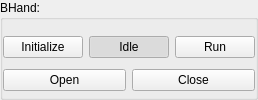
    <widget class="QGroupBox" name="bhand_groupbox">
     <property name="title">
      <string>BHand:</string>
     </property>
     <layout class="QVBoxLayout" name="verticalLayout">
      <property name="leftMargin">
       <number>0</number>
      </property>
      <property name="rightMargin">
       <number>0</number>
      </property>
      <property name="bottomMargin">
       <number>0</number>
      </property>
      <item>
       <layout class="QHBoxLayout" name="horizontalLayout_17">
        <item>
         <widget class="QPushButton" name="button_initialize_hand">
          <property name="minimumSize">
           <size>
            <width>80</width>
            <height>0</height>
           </size>
          </property>
          <property name="text">
           <string>Initialize</string>
          </property>
         </widget>
        </item>
        <item>
         <widget class="QPushButton" name="button_idle_hand">
          <property name="minimumSize">
           <size>
            <width>80</width>
            <height>0</height>
           </size>
          </property>
          <property name="text">
           <string>Idle</string>
          </property>
          <property name="checkable">
           <bool>true</bool>
          </property>
          <property name="checked">
           <bool>true</bool>
          </property>
         </widget>
        </item>
        <item>
         <widget class="QPushButton" name="button_run_hand">
          <property name="minimumSize">
           <size>
            <width>80</width>
            <height>0</height>
           </size>
          </property>
          <property name="text">
           <string>Run</string>
          </property>
          <property name="checkable">
           <bool>true</bool>
          </property>
         </widget>
        </item>
       </layout>
      </item>
      <item>
       <layout class="QHBoxLayout" name="horizontalLayout_18">
        <item>
         <widget class="QPushButton" name="button_open_hand">
          <property name="minimumSize">
           <size>
            <width>80</width>
            <height>0</height>
           </size>
          </property>
          <property name="text">
           <string>Open</string>
          </property>
         </widget>
        </item>
        <item>
         <widget class="QPushButton" name="button_close_hand">
          <property name="minimumSize">
           <size>
            <width>80</width>
            <height>0</height>
           </size>
          </property>
          <property name="text">
           <string>Close</string>
          </property>
         </widget>
        </item>
       </layout>
      </item>
     </layout>
    </widget>
